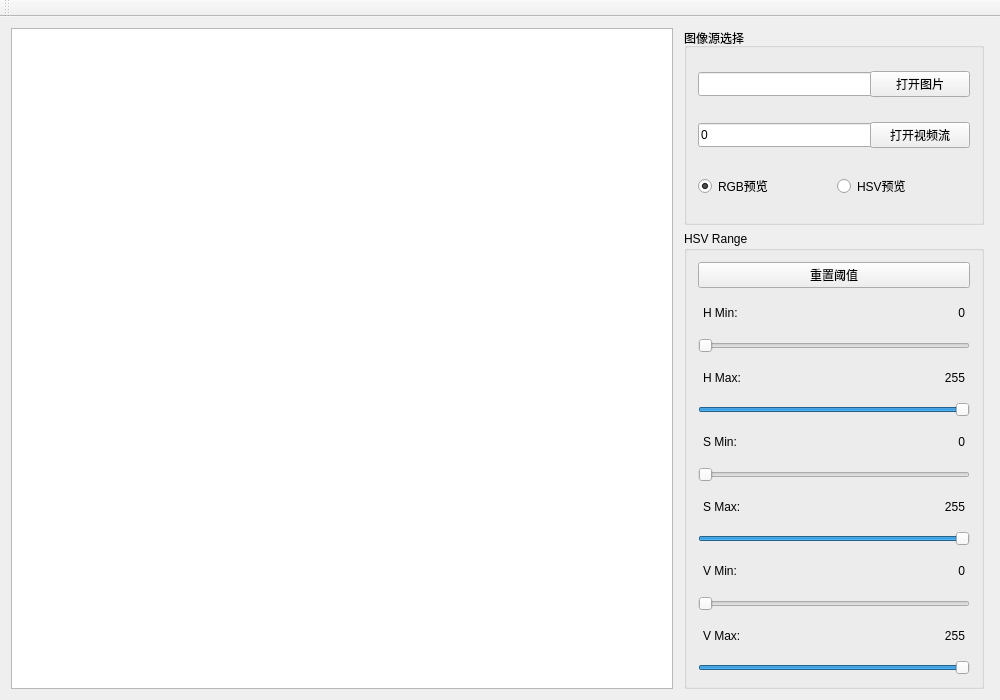
<?xml version="1.0" encoding="UTF-8"?>
<ui version="4.0">
 <class>HSV_RangeClass</class>
 <widget class="QMainWindow" name="HSV_RangeClass">
  <property name="geometry">
   <rect>
    <x>0</x>
    <y>0</y>
    <width>1000</width>
    <height>700</height>
   </rect>
  </property>
  <property name="windowTitle">
   <string>HSV_Range</string>
  </property>
  <widget class="QWidget" name="centralWidget">
   <property name="sizePolicy">
    <sizepolicy hsizetype="Preferred" vsizetype="Preferred">
     <horstretch>0</horstretch>
     <verstretch>0</verstretch>
    </sizepolicy>
   </property>
   <property name="layoutDirection">
    <enum>Qt::LeftToRight</enum>
   </property>
   <layout class="QHBoxLayout" name="horizontalLayout_3" stretch="1,0">
    <item>
     <widget class="QGraphicsView" name="graphicsView">
      <property name="sizePolicy">
       <sizepolicy hsizetype="Minimum" vsizetype="Minimum">
        <horstretch>0</horstretch>
        <verstretch>0</verstretch>
       </sizepolicy>
      </property>
      <property name="minimumSize">
       <size>
        <width>224</width>
        <height>224</height>
       </size>
      </property>
     </widget>
    </item>
    <item>
     <layout class="QVBoxLayout" name="verticalLayout" stretch="3,7">
      <property name="leftMargin">
       <number>5</number>
      </property>
      <property name="rightMargin">
       <number>5</number>
      </property>
      <item>
       <widget class="QGroupBox" name="ImageSourceSelectBoxGroup">
        <property name="sizePolicy">
         <sizepolicy hsizetype="Minimum" vsizetype="Minimum">
          <horstretch>0</horstretch>
          <verstretch>0</verstretch>
         </sizepolicy>
        </property>
        <property name="minimumSize">
         <size>
          <width>300</width>
          <height>150</height>
         </size>
        </property>
        <property name="maximumSize">
         <size>
          <width>300</width>
          <height>10000</height>
         </size>
        </property>
        <property name="title">
         <string>图像源选择</string>
        </property>
        <layout class="QVBoxLayout" name="verticalLayout_3" stretch="1,1,1">
         <property name="spacing">
          <number>10</number>
         </property>
         <item>
          <layout class="QHBoxLayout" name="horizontalLayout">
           <property name="topMargin">
            <number>3</number>
           </property>
           <property name="bottomMargin">
            <number>3</number>
           </property>
           <item>
            <widget class="QLineEdit" name="PhotoPath">
             <property name="sizePolicy">
              <sizepolicy hsizetype="Minimum" vsizetype="Fixed">
               <horstretch>0</horstretch>
               <verstretch>0</verstretch>
              </sizepolicy>
             </property>
             <property name="minimumSize">
              <size>
               <width>175</width>
               <height>24</height>
              </size>
             </property>
             <property name="maximumSize">
              <size>
               <width>175</width>
               <height>24</height>
              </size>
             </property>
             <property name="text">
              <string/>
             </property>
            </widget>
           </item>
           <item>
            <widget class="QPushButton" name="OpenPhotoButton">
             <property name="minimumSize">
              <size>
               <width>100</width>
               <height>26</height>
              </size>
             </property>
             <property name="maximumSize">
              <size>
               <width>100</width>
               <height>26</height>
              </size>
             </property>
             <property name="toolTip">
              <string>打开图片格式文件</string>
             </property>
             <property name="text">
              <string>打开图片</string>
             </property>
            </widget>
           </item>
          </layout>
         </item>
         <item>
          <layout class="QHBoxLayout" name="VideoSelectHorizontalLayout">
           <property name="topMargin">
            <number>3</number>
           </property>
           <property name="bottomMargin">
            <number>3</number>
           </property>
           <item>
            <widget class="QLineEdit" name="VideoPath">
             <property name="sizePolicy">
              <sizepolicy hsizetype="Preferred" vsizetype="Fixed">
               <horstretch>0</horstretch>
               <verstretch>0</verstretch>
              </sizepolicy>
             </property>
             <property name="minimumSize">
              <size>
               <width>175</width>
               <height>24</height>
              </size>
             </property>
             <property name="maximumSize">
              <size>
               <width>175</width>
               <height>24</height>
              </size>
             </property>
             <property name="toolTip">
              <string>&lt;html&gt;&lt;head/&gt;&lt;body&gt;&lt;p&gt;输入数字打开对应ID的摄像头&lt;/p&gt;&lt;p&gt;输入字符串打开视频流或视频&lt;/p&gt;&lt;/body&gt;&lt;/html&gt;</string>
             </property>
             <property name="text">
              <string>0</string>
             </property>
             <property name="placeholderText">
              <string>0</string>
             </property>
            </widget>
           </item>
           <item>
            <widget class="QPushButton" name="OpenVideoButton">
             <property name="minimumSize">
              <size>
               <width>100</width>
               <height>26</height>
              </size>
             </property>
             <property name="maximumSize">
              <size>
               <width>100</width>
               <height>26</height>
              </size>
             </property>
             <property name="toolTip">
              <string>&lt;html&gt;&lt;head/&gt;&lt;body&gt;&lt;p&gt;输入数字打开对应ID的摄像头&lt;/p&gt;&lt;p&gt;输入字符串打开视频流或视频&lt;/p&gt;&lt;/body&gt;&lt;/html&gt;</string>
             </property>
             <property name="text">
              <string>打开视频流</string>
             </property>
            </widget>
           </item>
          </layout>
         </item>
         <item>
          <layout class="QHBoxLayout" name="horizontalLayout_9">
           <property name="topMargin">
            <number>3</number>
           </property>
           <property name="bottomMargin">
            <number>3</number>
           </property>
           <item>
            <widget class="QRadioButton" name="RGB_Preview">
             <property name="sizePolicy">
              <sizepolicy hsizetype="Minimum" vsizetype="Fixed">
               <horstretch>0</horstretch>
               <verstretch>26</verstretch>
              </sizepolicy>
             </property>
             <property name="minimumSize">
              <size>
               <width>0</width>
               <height>26</height>
              </size>
             </property>
             <property name="text">
              <string>RGB预览</string>
             </property>
             <property name="checked">
              <bool>true</bool>
             </property>
            </widget>
           </item>
           <item>
            <widget class="QRadioButton" name="HSV_Preview">
             <property name="sizePolicy">
              <sizepolicy hsizetype="Minimum" vsizetype="Fixed">
               <horstretch>0</horstretch>
               <verstretch>26</verstretch>
              </sizepolicy>
             </property>
             <property name="minimumSize">
              <size>
               <width>0</width>
               <height>26</height>
              </size>
             </property>
             <property name="text">
              <string>HSV预览</string>
             </property>
            </widget>
           </item>
          </layout>
         </item>
        </layout>
       </widget>
      </item>
      <item alignment="Qt::AlignLeft">
       <widget class="QGroupBox" name="HSV_RangeGroupBox">
        <property name="sizePolicy">
         <sizepolicy hsizetype="Minimum" vsizetype="Minimum">
          <horstretch>0</horstretch>
          <verstretch>0</verstretch>
         </sizepolicy>
        </property>
        <property name="minimumSize">
         <size>
          <width>300</width>
          <height>350</height>
         </size>
        </property>
        <property name="maximumSize">
         <size>
          <width>300</width>
          <height>16777215</height>
         </size>
        </property>
        <property name="title">
         <string>HSV Range</string>
        </property>
        <property name="alignment">
         <set>Qt::AlignLeading|Qt::AlignLeft|Qt::AlignTop</set>
        </property>
        <layout class="QVBoxLayout" name="verticalLayout_2" stretch="0,1,1,1,1,1,1,1,1,1,1,1,1">
         <item>
          <widget class="QPushButton" name="ResetThresholdsButton">
           <property name="text">
            <string>重置阈值</string>
           </property>
          </widget>
         </item>
         <item>
          <layout class="QHBoxLayout" name="H_MinHorizontalLayout">
           <property name="leftMargin">
            <number>5</number>
           </property>
           <property name="rightMargin">
            <number>5</number>
           </property>
           <item>
            <widget class="QLabel" name="H_MinTitle">
             <property name="sizePolicy">
              <sizepolicy hsizetype="Preferred" vsizetype="Minimum">
               <horstretch>0</horstretch>
               <verstretch>0</verstretch>
              </sizepolicy>
             </property>
             <property name="text">
              <string>H Min:</string>
             </property>
            </widget>
           </item>
           <item>
            <widget class="QLabel" name="H_MinValue">
             <property name="sizePolicy">
              <sizepolicy hsizetype="Preferred" vsizetype="Minimum">
               <horstretch>0</horstretch>
               <verstretch>0</verstretch>
              </sizepolicy>
             </property>
             <property name="text">
              <string>0</string>
             </property>
             <property name="alignment">
              <set>Qt::AlignRight|Qt::AlignTrailing|Qt::AlignVCenter</set>
             </property>
            </widget>
           </item>
          </layout>
         </item>
         <item>
          <widget class="QSlider" name="H_MinSlider">
           <property name="maximum">
            <number>255</number>
           </property>
           <property name="orientation">
            <enum>Qt::Horizontal</enum>
           </property>
          </widget>
         </item>
         <item>
          <layout class="QHBoxLayout" name="H_MaxHorizontalLayout">
           <property name="leftMargin">
            <number>5</number>
           </property>
           <property name="rightMargin">
            <number>5</number>
           </property>
           <item>
            <widget class="QLabel" name="H_MaxTitle">
             <property name="text">
              <string>H Max:</string>
             </property>
            </widget>
           </item>
           <item>
            <widget class="QLabel" name="H_MaxValue">
             <property name="text">
              <string>255</string>
             </property>
             <property name="alignment">
              <set>Qt::AlignRight|Qt::AlignTrailing|Qt::AlignVCenter</set>
             </property>
            </widget>
           </item>
          </layout>
         </item>
         <item>
          <widget class="QSlider" name="H_MaxSlider">
           <property name="maximum">
            <number>255</number>
           </property>
           <property name="value">
            <number>255</number>
           </property>
           <property name="sliderPosition">
            <number>255</number>
           </property>
           <property name="orientation">
            <enum>Qt::Horizontal</enum>
           </property>
          </widget>
         </item>
         <item>
          <layout class="QHBoxLayout" name="S_MinHorizontalLayout">
           <property name="leftMargin">
            <number>5</number>
           </property>
           <property name="rightMargin">
            <number>5</number>
           </property>
           <item>
            <widget class="QLabel" name="S_MinTitle">
             <property name="text">
              <string>S Min:</string>
             </property>
            </widget>
           </item>
           <item>
            <widget class="QLabel" name="S_MinValue">
             <property name="text">
              <string>0</string>
             </property>
             <property name="alignment">
              <set>Qt::AlignRight|Qt::AlignTrailing|Qt::AlignVCenter</set>
             </property>
            </widget>
           </item>
          </layout>
         </item>
         <item>
          <widget class="QSlider" name="S_MinSlider">
           <property name="maximum">
            <number>255</number>
           </property>
           <property name="orientation">
            <enum>Qt::Horizontal</enum>
           </property>
          </widget>
         </item>
         <item>
          <layout class="QHBoxLayout" name="S_MaxHorizontalLayout">
           <property name="leftMargin">
            <number>5</number>
           </property>
           <property name="rightMargin">
            <number>5</number>
           </property>
           <item>
            <widget class="QLabel" name="S_MaxTitle">
             <property name="text">
              <string>S Max:</string>
             </property>
            </widget>
           </item>
           <item>
            <widget class="QLabel" name="S_MaxValue">
             <property name="text">
              <string>255</string>
             </property>
             <property name="alignment">
              <set>Qt::AlignRight|Qt::AlignTrailing|Qt::AlignVCenter</set>
             </property>
            </widget>
           </item>
          </layout>
         </item>
         <item>
          <widget class="QSlider" name="S_MaxSlider">
           <property name="maximum">
            <number>255</number>
           </property>
           <property name="sliderPosition">
            <number>255</number>
           </property>
           <property name="orientation">
            <enum>Qt::Horizontal</enum>
           </property>
          </widget>
         </item>
         <item>
          <layout class="QHBoxLayout" name="V_MinHorizontalLayout">
           <property name="leftMargin">
            <number>5</number>
           </property>
           <property name="rightMargin">
            <number>5</number>
           </property>
           <item>
            <widget class="QLabel" name="V_MinTitle">
             <property name="text">
              <string>V Min:</string>
             </property>
            </widget>
           </item>
           <item>
            <widget class="QLabel" name="V_MinValue">
             <property name="text">
              <string>0</string>
             </property>
             <property name="alignment">
              <set>Qt::AlignRight|Qt::AlignTrailing|Qt::AlignVCenter</set>
             </property>
            </widget>
           </item>
          </layout>
         </item>
         <item>
          <widget class="QSlider" name="V_MinSlider">
           <property name="maximum">
            <number>255</number>
           </property>
           <property name="value">
            <number>0</number>
           </property>
           <property name="sliderPosition">
            <number>0</number>
           </property>
           <property name="orientation">
            <enum>Qt::Horizontal</enum>
           </property>
          </widget>
         </item>
         <item>
          <layout class="QHBoxLayout" name="V_MaxHorizontalLayout">
           <property name="leftMargin">
            <number>5</number>
           </property>
           <property name="rightMargin">
            <number>5</number>
           </property>
           <item>
            <widget class="QLabel" name="V_MaxTitle">
             <property name="text">
              <string>V Max:</string>
             </property>
            </widget>
           </item>
           <item>
            <widget class="QLabel" name="V_MaxValue">
             <property name="text">
              <string>255</string>
             </property>
             <property name="alignment">
              <set>Qt::AlignRight|Qt::AlignTrailing|Qt::AlignVCenter</set>
             </property>
            </widget>
           </item>
          </layout>
         </item>
         <item>
          <widget class="QSlider" name="V_MaxSlider">
           <property name="maximum">
            <number>255</number>
           </property>
           <property name="sliderPosition">
            <number>255</number>
           </property>
           <property name="orientation">
            <enum>Qt::Horizontal</enum>
           </property>
          </widget>
         </item>
        </layout>
       </widget>
      </item>
     </layout>
    </item>
   </layout>
  </widget>
  <widget class="QMenuBar" name="menuBar">
   <property name="geometry">
    <rect>
     <x>0</x>
     <y>0</y>
     <width>1000</width>
     <height>21</height>
    </rect>
   </property>
  </widget>
  <widget class="QToolBar" name="mainToolBar">
   <attribute name="toolBarArea">
    <enum>TopToolBarArea</enum>
   </attribute>
   <attribute name="toolBarBreak">
    <bool>false</bool>
   </attribute>
  </widget>
 </widget>
 <layoutdefault spacing="6" margin="11"/>
 <resources>
  <include location="HSV_Range.qrc"/>
 </resources>
 <connections/>
</ui>
